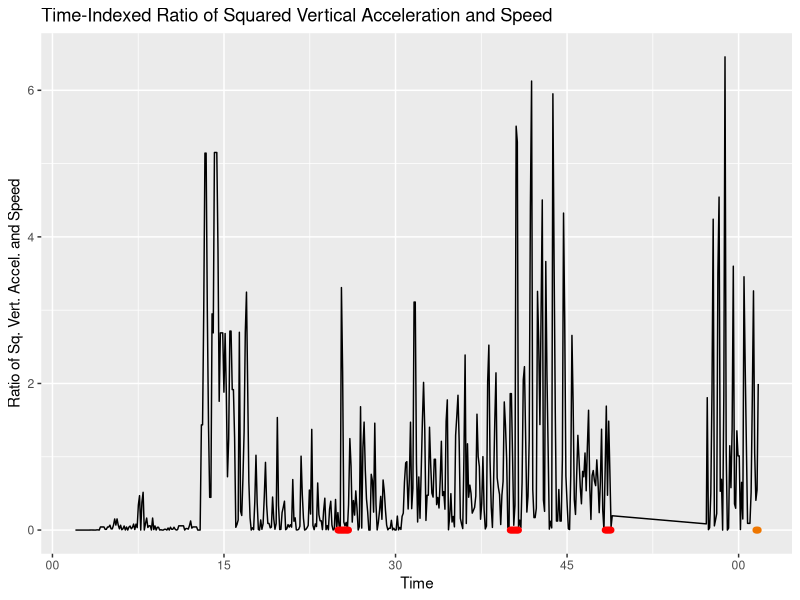
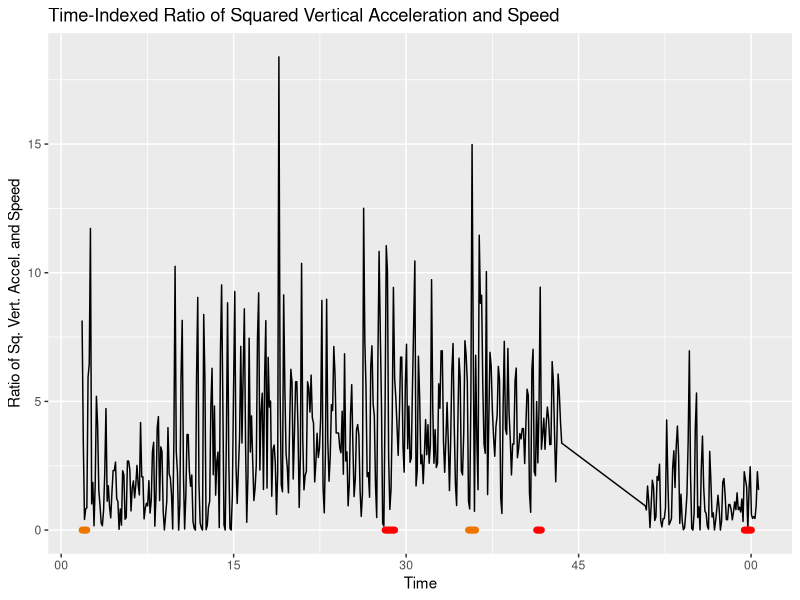
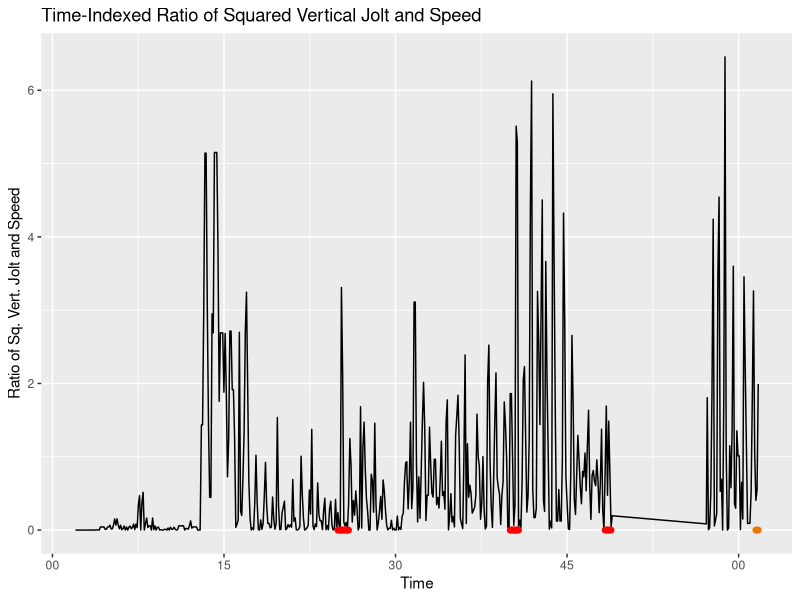
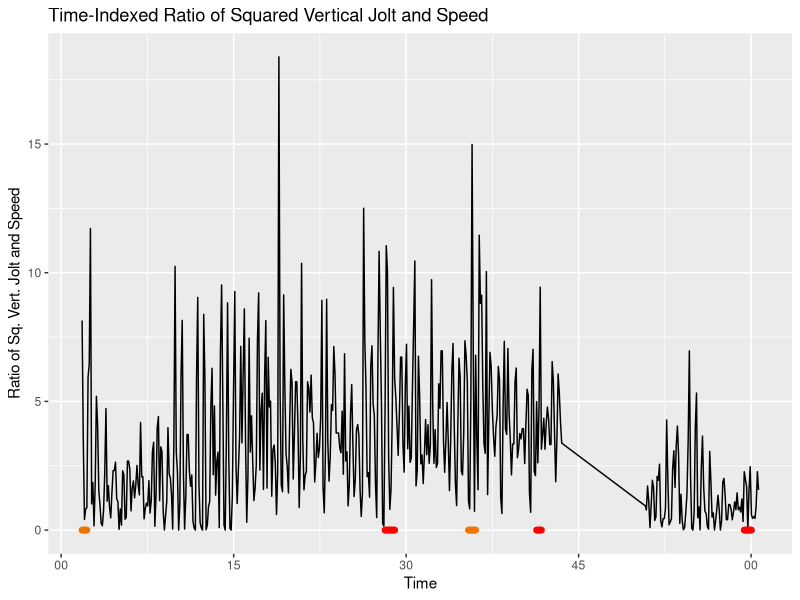
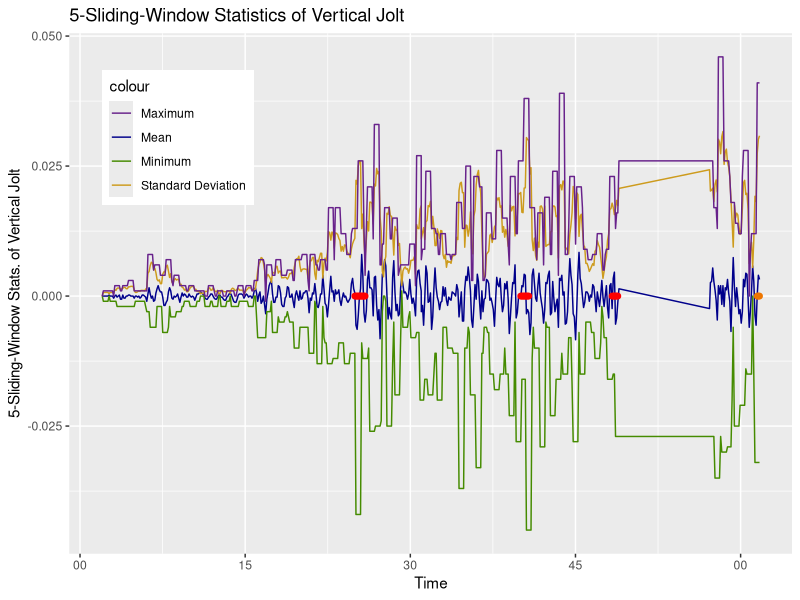
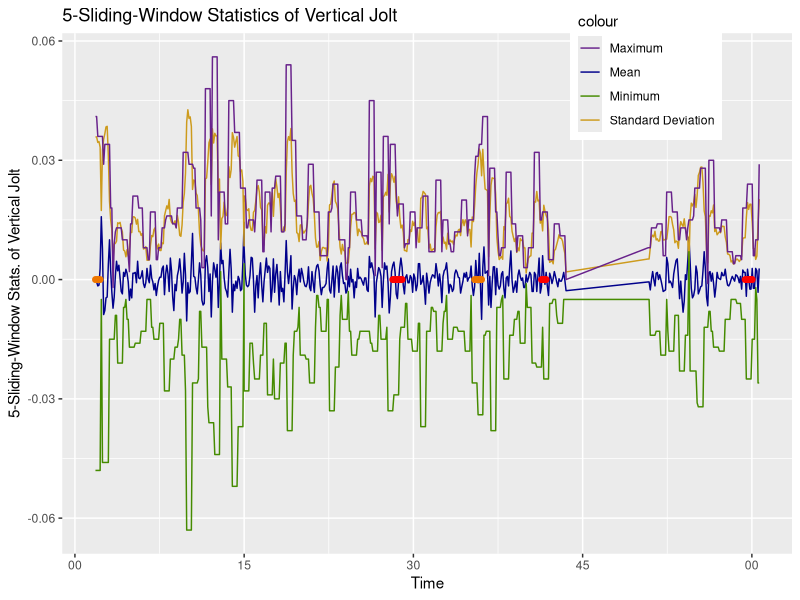
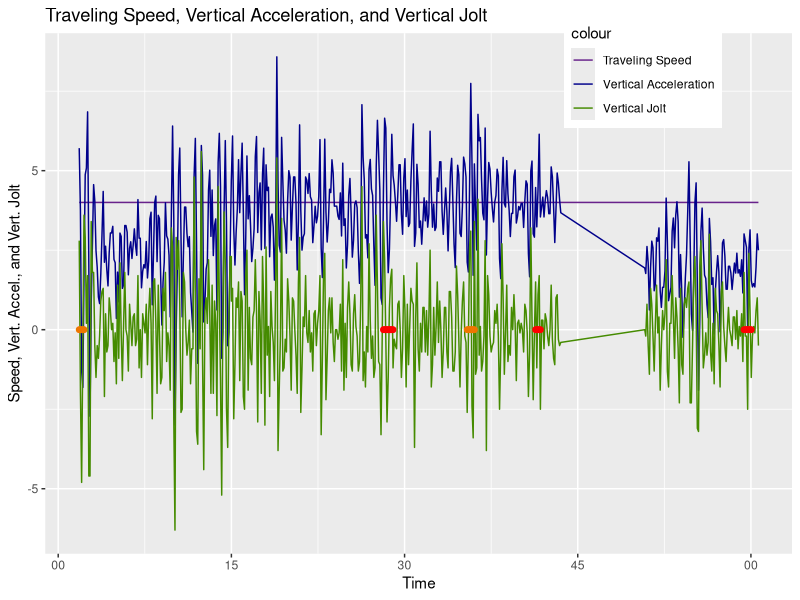
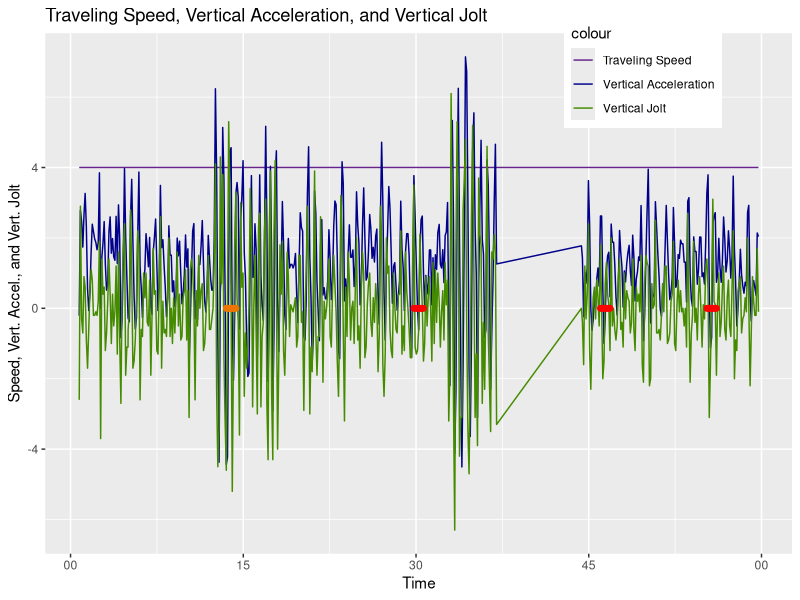

Generate these figures, in order, with R:
## ---- chunk 1
knitr::opts_chunk$set(echo = TRUE)
## ---- chunk 2
# load data file
if (!exists("Kenya.raw")) {
    Kenya.raw <- read.csv("./kenya_oct_15_data_labeled.csv")
}
print(nrow(Kenya.raw))
Kenya.73 = Kenya.raw[Kenya.raw$Batch_id == 73, c("time", "label", "velocity", "x", "x_raw")]
Kenya.73$time <- as.POSIXct(Kenya.73$time, format="%Y-%m-%d %H:%M:%OS")
Kenya.73$Speed <- Kenya.73$velocity
Kenya.73$vert_accel <- Kenya.73$x_raw
Kenya.73$vert_jolt <- Kenya.73$x
Kenya.73 <- Kenya.73[, c("time", "Speed", "vert_accel", "vert_jolt", "label")]
## ---- chunk 3
# calculate ratio between vertical acceleration and speed
for (i in 1:nrow(Kenya.73)) {
    if (Kenya.73$Speed[i] == 0) {
        Kenya.73$sq_vert_accel_ratio_speed[i] = 0
    }
    else {
        Kenya.73$sq_vert_accel_ratio_speed[i] = (Kenya.73$vert_accel[i] * Kenya.73$vert_accel[i]) / Kenya.73$Speed[i]
    }
}
## ---- chunk 4
require(ggplot2)
Kenya.73.sq_vert_accel_ratio_speed.plot <- ggplot(Kenya.73[1:500, ], aes(x = time))
Kenya.73.sq_vert_accel_ratio_speed.plot <- Kenya.73.sq_vert_accel_ratio_speed.plot + geom_line(aes(y = sq_vert_accel_ratio_speed))
Kenya.73.sq_vert_accel_ratio_speed.plot <- Kenya.73.sq_vert_accel_ratio_speed.plot + xlab("Time") 
Kenya.73.sq_vert_accel_ratio_speed.plot <- Kenya.73.sq_vert_accel_ratio_speed.plot + ylab("Ratio of Sq. Vert. Accel. and Speed") 
Kenya.73.sq_vert_accel_ratio_speed.plot <- Kenya.73.sq_vert_accel_ratio_speed.plot + ggtitle("Time-Indexed Ratio of Squared Vertical Acceleration and Speed")
for (i in 1:500) {
    if (Kenya.73$label[i] == 1) {
         Kenya.73.sq_vert_accel_ratio_speed.plot <- Kenya.73.sq_vert_accel_ratio_speed.plot + 
             annotate("pointrange", x = Kenya.73$time[i], y = 0, ymin = 0, ymax = 0, colour = "red", size = 0.25)
    }
    if (Kenya.73$label[i] == 2) {
        Kenya.73.sq_vert_accel_ratio_speed.plot <- Kenya.73.sq_vert_accel_ratio_speed.plot + 
             annotate("pointrange", x = Kenya.73$time[i], y = 0, ymin = 0, ymax = 0, colour = "darkorange2", size = 0.25)
    }
}
print(Kenya.73.sq_vert_accel_ratio_speed.plot)
## ---- chunk 5
require(ggplot2)
Kenya.73.sq_vert_accel_ratio_speed.plot <- ggplot(Kenya.73[501:1000, ], aes(x = time))
Kenya.73.sq_vert_accel_ratio_speed.plot <- Kenya.73.sq_vert_accel_ratio_speed.plot + geom_line(aes(y = sq_vert_accel_ratio_speed))
Kenya.73.sq_vert_accel_ratio_speed.plot <- Kenya.73.sq_vert_accel_ratio_speed.plot + xlab("Time") 
Kenya.73.sq_vert_accel_ratio_speed.plot <- Kenya.73.sq_vert_accel_ratio_speed.plot + ylab("Ratio of Sq. Vert. Accel. and Speed") 
Kenya.73.sq_vert_accel_ratio_speed.plot <- Kenya.73.sq_vert_accel_ratio_speed.plot + ggtitle("Time-Indexed Ratio of Squared Vertical Acceleration and Speed")
for (i in 501:1000) {
    if (Kenya.73$label[i] == 1) {
         Kenya.73.sq_vert_accel_ratio_speed.plot <- Kenya.73.sq_vert_accel_ratio_speed.plot + 
             annotate("pointrange", x = Kenya.73$time[i], y = 0, ymin = 0, ymax = 0, colour = "red", size = 0.25)
    }
    if (Kenya.73$label[i] == 2) {
        Kenya.73.sq_vert_accel_ratio_speed.plot <- Kenya.73.sq_vert_accel_ratio_speed.plot + 
             annotate("pointrange", x = Kenya.73$time[i], y = 0, ymin = 0, ymax = 0, colour = "darkorange2", size = 0.25)
    }
}
print(Kenya.73.sq_vert_accel_ratio_speed.plot)
## ---- chunk 6
# calculate ratio between vertical acceleration and speed
for (i in 1:nrow(Kenya.73)) {
    if (Kenya.73$Speed[i] == 0) {
        Kenya.73$sq_vert_jolt_ratio_speed[i] = 0
    }
    else {
        Kenya.73$sq_vert_jolt_ratio_speed[i] = (Kenya.73$vert_accel[i] * Kenya.73$vert_accel[i]) / Kenya.73$Speed[i]
    }
}
## ---- chunk 7
require(ggplot2)
Kenya.73.sq_vert_jolt_ratio_speed.plot <- ggplot(Kenya.73[1:500, ], aes(x = time))
Kenya.73.sq_vert_jolt_ratio_speed.plot <- Kenya.73.sq_vert_jolt_ratio_speed.plot + geom_line(aes(y = sq_vert_jolt_ratio_speed))
Kenya.73.sq_vert_jolt_ratio_speed.plot <- Kenya.73.sq_vert_jolt_ratio_speed.plot + xlab("Time") 
Kenya.73.sq_vert_jolt_ratio_speed.plot <- Kenya.73.sq_vert_jolt_ratio_speed.plot + ylab("Ratio of Sq. Vert. Jolt and Speed") 
Kenya.73.sq_vert_jolt_ratio_speed.plot <- Kenya.73.sq_vert_jolt_ratio_speed.plot + ggtitle("Time-Indexed Ratio of Squared Vertical Jolt and Speed")
for (i in 1:500) {
    if (Kenya.73$label[i] == 1) {
         Kenya.73.sq_vert_jolt_ratio_speed.plot <- Kenya.73.sq_vert_jolt_ratio_speed.plot + 
             annotate("pointrange", x = Kenya.73$time[i], y = 0, ymin = 0, ymax = 0, colour = "red", size = 0.25)
    }
    if (Kenya.73$label[i] == 2) {
        Kenya.73.sq_vert_jolt_ratio_speed.plot <- Kenya.73.sq_vert_jolt_ratio_speed.plot + 
             annotate("pointrange", x = Kenya.73$time[i], y = 0, ymin = 0, ymax = 0, colour = "darkorange2", size = 0.25)
    }
}
print(Kenya.73.sq_vert_jolt_ratio_speed.plot)
## ---- chunk 8
require(ggplot2)
Kenya.73.sq_vert_jolt_ratio_speed.plot <- ggplot(Kenya.73[501:1000, ], aes(x = time))
Kenya.73.sq_vert_jolt_ratio_speed.plot <- Kenya.73.sq_vert_jolt_ratio_speed.plot + geom_line(aes(y = sq_vert_jolt_ratio_speed))
Kenya.73.sq_vert_jolt_ratio_speed.plot <- Kenya.73.sq_vert_jolt_ratio_speed.plot + xlab("Time") 
Kenya.73.sq_vert_jolt_ratio_speed.plot <- Kenya.73.sq_vert_jolt_ratio_speed.plot + ylab("Ratio of Sq. Vert. Jolt and Speed") 
Kenya.73.sq_vert_jolt_ratio_speed.plot <- Kenya.73.sq_vert_jolt_ratio_speed.plot + ggtitle("Time-Indexed Ratio of Squared Vertical Jolt and Speed")
for (i in 501:1000) {
    if (Kenya.73$label[i] == 1) {
         Kenya.73.sq_vert_jolt_ratio_speed.plot <- Kenya.73.sq_vert_jolt_ratio_speed.plot + 
             annotate("pointrange", x = Kenya.73$time[i], y = 0, ymin = 0, ymax = 0, colour = "red", size = 0.25)
    }
    if (Kenya.73$label[i] == 2) {
        Kenya.73.sq_vert_jolt_ratio_speed.plot <- Kenya.73.sq_vert_jolt_ratio_speed.plot + 
             annotate("pointrange", x = Kenya.73$time[i], y = 0, ymin = 0, ymax = 0, colour = "darkorange2", size = 0.25)
    }
}
print(Kenya.73.sq_vert_jolt_ratio_speed.plot)
## ---- chunk 9
# calculate 5-sliding-window mean of vertical jolt
for (i in 3:nrow(Kenya.73)-2) {
    Kenya.73$vert_jolt_mean[i] = mean(c(Kenya.73$vert_jolt[i-2], 
        Kenya.73$vert_jolt[i-1], Kenya.73$vert_jolt[i], 
        Kenya.73$vert_jolt[i+1], Kenya.73$vert_jolt[i+2]))
}
Kenya.73$vert_jolt_mean[1] = 0
Kenya.73$vert_jolt_mean[2] = 0
Kenya.73$vert_jolt_mean[nrow(Kenya.73) - 1] = 0
Kenya.73$vert_jolt_mean[nrow(Kenya.73)] = 0
# calculate 5-sliding-window standard deviation of vertical jolt
for (i in 3:nrow(Kenya.73)-2) {
    Kenya.73$vert_jolt_sd[i] = sd(c(Kenya.73$vert_jolt[i-2], 
        Kenya.73$vert_jolt[i-1], Kenya.73$vert_jolt[i], 
        Kenya.73$vert_jolt[i+1], Kenya.73$vert_jolt[i+2]))
}
Kenya.73$vert_jolt_sd[1] = 0
Kenya.73$vert_jolt_sd[2] = 0
Kenya.73$vert_jolt_sd[nrow(Kenya.73) - 1] = 0
Kenya.73$vert_jolt_sd[nrow(Kenya.73)] = 0
# calculate 5-sliding-window minimum of vertical jolt
for (i in 3:nrow(Kenya.73)-2) {
    Kenya.73$vert_jolt_min[i] = min(c(Kenya.73$vert_jolt[i-2], 
        Kenya.73$vert_jolt[i-1], Kenya.73$vert_jolt[i], 
        Kenya.73$vert_jolt[i+1], Kenya.73$vert_jolt[i+2]))
}
Kenya.73$vert_jolt_min[1] = 0
Kenya.73$vert_jolt_min[2] = 0
Kenya.73$vert_jolt_min[nrow(Kenya.73) - 1] = 0
Kenya.73$vert_jolt_min[nrow(Kenya.73)] = 0
# calculate 5-sliding-window maxium of vertical jolt
for (i in 3:nrow(Kenya.73)-2) {
    Kenya.73$vert_jolt_max[i] = max(c(Kenya.73$vert_jolt[i-2], 
        Kenya.73$vert_jolt[i-1], Kenya.73$vert_jolt[i], 
        Kenya.73$vert_jolt[i+1], Kenya.73$vert_jolt[i+2]))
}
Kenya.73$vert_jolt_max[1] = 0
Kenya.73$vert_jolt_max[2] = 0
Kenya.73$vert_jolt_max[nrow(Kenya.73) - 1] = 0
Kenya.73$vert_jolt_max[nrow(Kenya.73)] = 0
## ---- chunk 10
require(ggplot2)
Kenya.73.vert_jolt_5.plot <- ggplot(Kenya.73[1:500, ], aes(x = time))
Kenya.73.vert_jolt_5.plot <- Kenya.73.vert_jolt_5.plot + geom_line(aes(y = vert_jolt_mean, colour = "Mean"))
Kenya.73.vert_jolt_5.plot <- Kenya.73.vert_jolt_5.plot + geom_line(aes(y = vert_jolt_sd, colour = "Standard Deviation"))
Kenya.73.vert_jolt_5.plot <- Kenya.73.vert_jolt_5.plot + geom_line(aes(y = vert_jolt_min, colour = "Minimum"))
Kenya.73.vert_jolt_5.plot <- Kenya.73.vert_jolt_5.plot + geom_line(aes(y = vert_jolt_max, colour = "Maximum"))
Kenya.73.vert_jolt_5.plot <- Kenya.73.vert_jolt_5.plot + scale_colour_manual(values = c("darkorchid4", "blue4", "chartreuse4", "goldenrod3"))
Kenya.73.vert_jolt_5.plot <- Kenya.73.vert_jolt_5.plot + theme(legend.position = c(0.15, 0.8))
Kenya.73.vert_jolt_5.plot <- Kenya.73.vert_jolt_5.plot + xlab("Time") 
Kenya.73.vert_jolt_5.plot <- Kenya.73.vert_jolt_5.plot + ylab("5-Sliding-Window Stats. of Vertical Jolt") 
Kenya.73.vert_jolt_5.plot <- Kenya.73.vert_jolt_5.plot + ggtitle("5-Sliding-Window Statistics of Vertical Jolt")
for (i in 1:500) {
    if (Kenya.73$label[i] == 1) {
         Kenya.73.vert_jolt_5.plot <- Kenya.73.vert_jolt_5.plot + 
             annotate("pointrange", x = Kenya.73$time[i], y = 0, ymin = 0, ymax = 0, colour = "red", size = 0.25)
    }
    if (Kenya.73$label[i] == 2) {
        Kenya.73.vert_jolt_5.plot <- Kenya.73.vert_jolt_5.plot + 
             annotate("pointrange", x = Kenya.73$time[i], y = 0, ymin = 0, ymax = 0, colour = "darkorange2", size = 0.25)
    }
}
print(Kenya.73.vert_jolt_5.plot)
## ---- chunk 11
require(ggplot2)
Kenya.73.vert_jolt_5.plot <- ggplot(Kenya.73[501:1000, ], aes(x = time))
Kenya.73.vert_jolt_5.plot <- Kenya.73.vert_jolt_5.plot + geom_line(aes(y = vert_jolt_mean, colour = "Mean"))
Kenya.73.vert_jolt_5.plot <- Kenya.73.vert_jolt_5.plot + geom_line(aes(y = vert_jolt_sd, colour = "Standard Deviation"))
Kenya.73.vert_jolt_5.plot <- Kenya.73.vert_jolt_5.plot + geom_line(aes(y = vert_jolt_min, colour = "Minimum"))
Kenya.73.vert_jolt_5.plot <- Kenya.73.vert_jolt_5.plot + geom_line(aes(y = vert_jolt_max, colour = "Maximum"))
Kenya.73.vert_jolt_5.plot <- Kenya.73.vert_jolt_5.plot + scale_colour_manual(values = c("darkorchid4", "blue4", "chartreuse4", "goldenrod3"))
Kenya.73.vert_jolt_5.plot <- Kenya.73.vert_jolt_5.plot + theme(legend.position = c(0.8, 0.925))
Kenya.73.vert_jolt_5.plot <- Kenya.73.vert_jolt_5.plot + xlab("Time") 
Kenya.73.vert_jolt_5.plot <- Kenya.73.vert_jolt_5.plot + ylab("5-Sliding-Window Stats. of Vertical Jolt") 
Kenya.73.vert_jolt_5.plot <- Kenya.73.vert_jolt_5.plot + ggtitle("5-Sliding-Window Statistics of Vertical Jolt")
for (i in 501:1000) {
    if (Kenya.73$label[i] == 1) {
         Kenya.73.vert_jolt_5.plot <- Kenya.73.vert_jolt_5.plot + 
             annotate("pointrange", x = Kenya.73$time[i], y = 0, ymin = 0, ymax = 0, colour = "red", size = 0.25)
    }
    if (Kenya.73$label[i] == 2) {
        Kenya.73.vert_jolt_5.plot <- Kenya.73.vert_jolt_5.plot + 
             annotate("pointrange", x = Kenya.73$time[i], y = 0, ymin = 0, ymax = 0, colour = "darkorange2", size = 0.25)
    }
}
print(Kenya.73.vert_jolt_5.plot)
## ---- chunk 12
require(ggplot2)
Kenya.73.vaj.plot <- ggplot(Kenya.73[501:1000, ], aes(x = time))
Kenya.73.vaj.plot <- Kenya.73.vaj.plot + geom_line(aes(y = Speed, colour = "Traveling Speed"))
Kenya.73.vaj.plot <- Kenya.73.vaj.plot + geom_line(aes(y = vert_accel, colour = "Vertical Acceleration"))
Kenya.73.vaj.plot <- Kenya.73.vaj.plot + geom_line(aes(y = vert_jolt * 100, colour = "Vertical Jolt"))
Kenya.73.vaj.plot <- Kenya.73.vaj.plot + scale_colour_manual(values = c("darkorchid4", "blue4", "chartreuse4"))
Kenya.73.vaj.plot <- Kenya.73.vaj.plot + theme(legend.position = c(0.8, 0.925))
Kenya.73.vaj.plot <- Kenya.73.vaj.plot + xlab("Time") 
Kenya.73.vaj.plot <- Kenya.73.vaj.plot + ylab("Speed, Vert. Accel., and Vert. Jolt") 
Kenya.73.vaj.plot <- Kenya.73.vaj.plot + ggtitle("Traveling Speed, Vertical Acceleration, and Vertical Jolt")
for (i in 501:1000) {
    if (Kenya.73$label[i] == 1) {
         Kenya.73.vaj.plot <- Kenya.73.vaj.plot + 
             annotate("pointrange", x = Kenya.73$time[i], y = 0, ymin = 0, ymax = 0, colour = "red", size = 0.25)
    }
    if (Kenya.73$label[i] == 2) {
        Kenya.73.vaj.plot <- Kenya.73.vaj.plot + 
             annotate("pointrange", x = Kenya.73$time[i], y = 0, ymin = 0, ymax = 0, colour = "darkorange2", size = 0.25)
    }
}
print(Kenya.73.vaj.plot)
## ---- chunk 13
require(ggplot2)
Kenya.73.vaj.plot <- ggplot(Kenya.73[1001:1500, ], aes(x = time))
Kenya.73.vaj.plot <- Kenya.73.vaj.plot + geom_line(aes(y = Speed, colour = "Traveling Speed"))
Kenya.73.vaj.plot <- Kenya.73.vaj.plot + geom_line(aes(y = vert_accel, colour = "Vertical Acceleration"))
Kenya.73.vaj.plot <- Kenya.73.vaj.plot + geom_line(aes(y = vert_jolt * 100, colour = "Vertical Jolt"))
Kenya.73.vaj.plot <- Kenya.73.vaj.plot + scale_colour_manual(values = c("darkorchid4", "blue4", "chartreuse4"))
Kenya.73.vaj.plot <- Kenya.73.vaj.plot + theme(legend.position = c(0.8, 0.925))
Kenya.73.vaj.plot <- Kenya.73.vaj.plot + xlab("Time") 
Kenya.73.vaj.plot <- Kenya.73.vaj.plot + ylab("Speed, Vert. Accel., and Vert. Jolt") 
Kenya.73.vaj.plot <- Kenya.73.vaj.plot + ggtitle("Traveling Speed, Vertical Acceleration, and Vertical Jolt")
for (i in 1001:1500) {
    if (Kenya.73$label[i] == 1) {
         Kenya.73.vaj.plot <- Kenya.73.vaj.plot + 
             annotate("pointrange", x = Kenya.73$time[i], y = 0, ymin = 0, ymax = 0, colour = "red", size = 0.25)
    }
    if (Kenya.73$label[i] == 2) {
        Kenya.73.vaj.plot <- Kenya.73.vaj.plot + 
             annotate("pointrange", x = Kenya.73$time[i], y = 0, ymin = 0, ymax = 0, colour = "darkorange2", size = 0.25)
    }
}
print(Kenya.73.vaj.plot)
## ---- chunk 14
require(ggplot2)
Kenya.73.vaj.plot <- ggplot(Kenya.73[1:500, ], aes(x = time))
Kenya.73.vaj.plot <- Kenya.73.vaj.plot + geom_line(aes(y = Speed, colour = "Traveling Speed"))
Kenya.73.vaj.plot <- Kenya.73.vaj.plot + geom_line(aes(y = vert_accel, colour = "Vertical Acceleration"))
Kenya.73.vaj.plot <- Kenya.73.vaj.plot + geom_line(aes(y = vert_jolt * 100, colour = "Vertical Jolt"))
Kenya.73.vaj.plot <- Kenya.73.vaj.plot + scale_colour_manual(values = c("darkorchid4", "blue4", "chartreuse4"))
Kenya.73.vaj.plot <- Kenya.73.vaj.plot + theme(legend.position = c(0.8, 0.925))
Kenya.73.vaj.plot <- Kenya.73.vaj.plot + xlab("Time") 
Kenya.73.vaj.plot <- Kenya.73.vaj.plot + ylab("Speed, Vert. Accel., and Vert. Jolt") 
Kenya.73.vaj.plot <- Kenya.73.vaj.plot + ggtitle("Traveling Speed, Vertical Acceleration, and Vertical Jolt")
for (i in 1:500) {
    if (Kenya.73$label[i] == 1) {
         Kenya.73.vaj.plot <- Kenya.73.vaj.plot + 
             annotate("pointrange", x = Kenya.73$time[i], y = 0, ymin = 0, ymax = 0, colour = "red", size = 0.25)
    }
    if (Kenya.73$label[i] == 2) {
        Kenya.73.vaj.plot <- Kenya.73.vaj.plot + 
             annotate("pointrange", x = Kenya.73$time[i], y = 0, ymin = 0, ymax = 0, colour = "darkorange2", size = 0.25)
    }
}
print(Kenya.73.vaj.plot)
